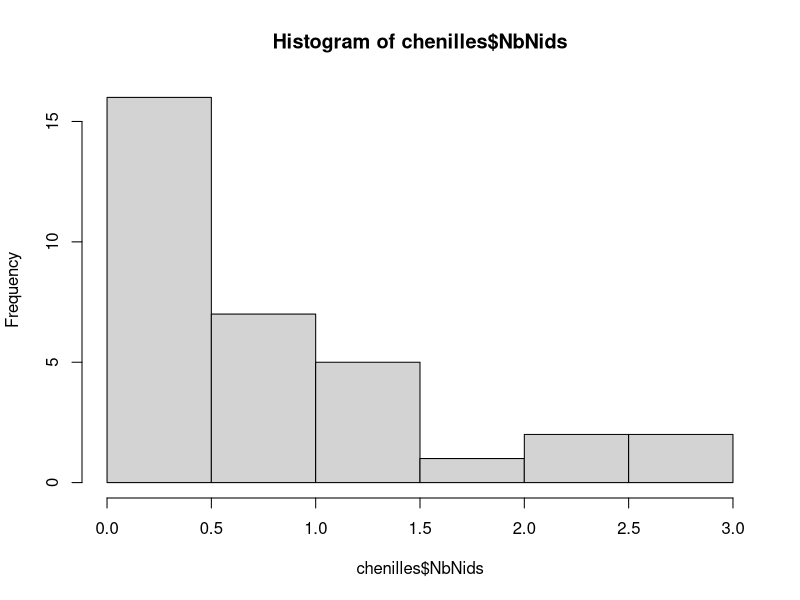
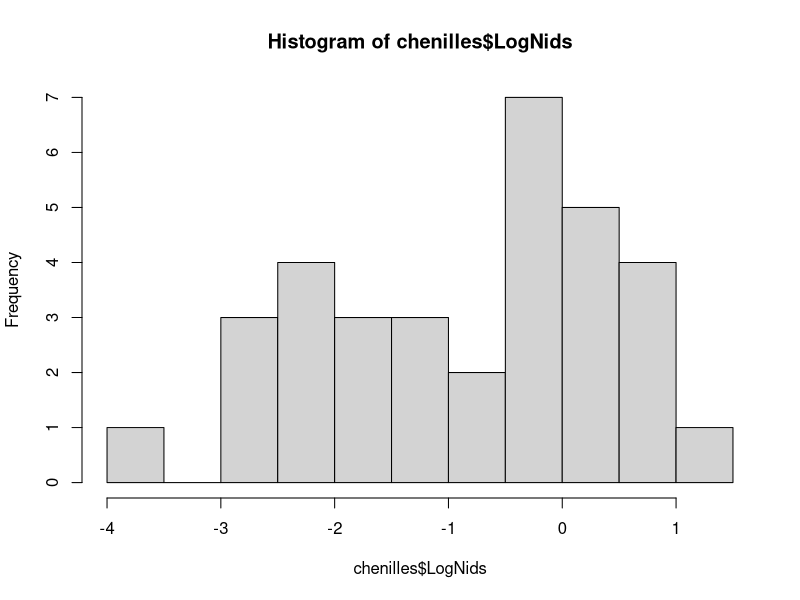
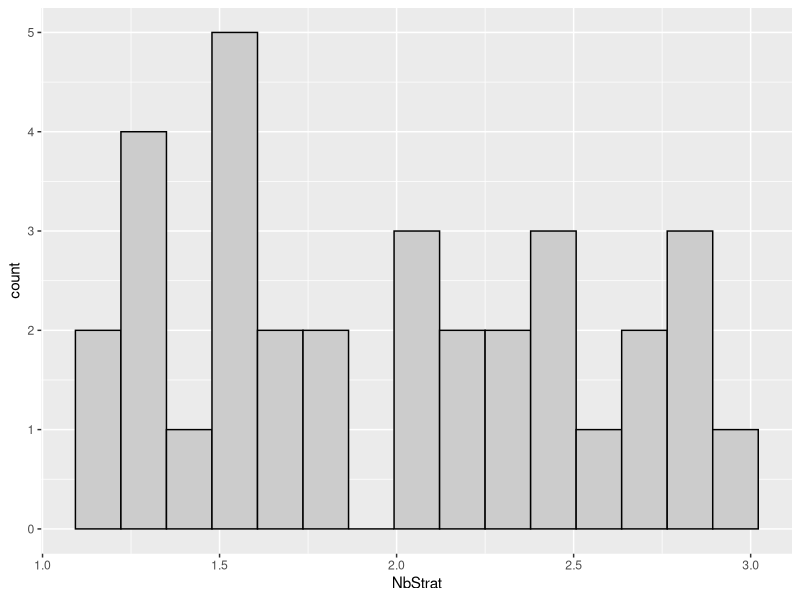
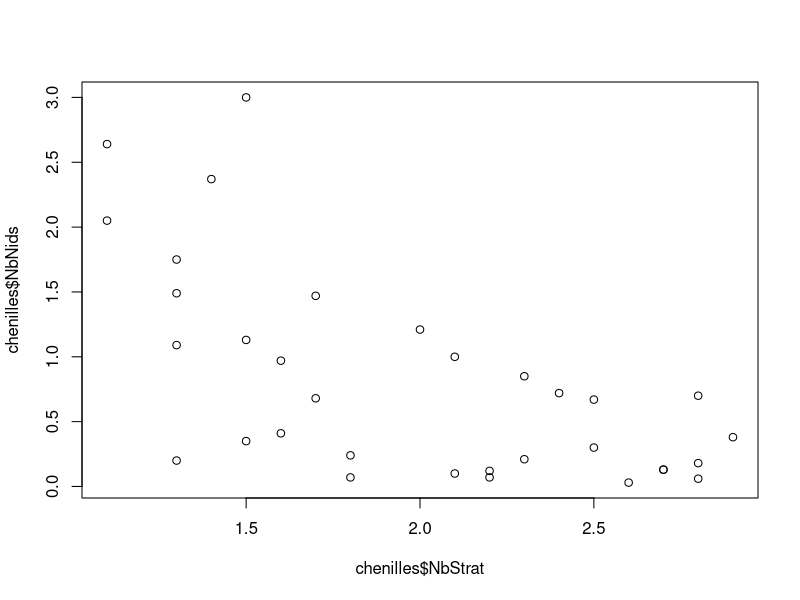
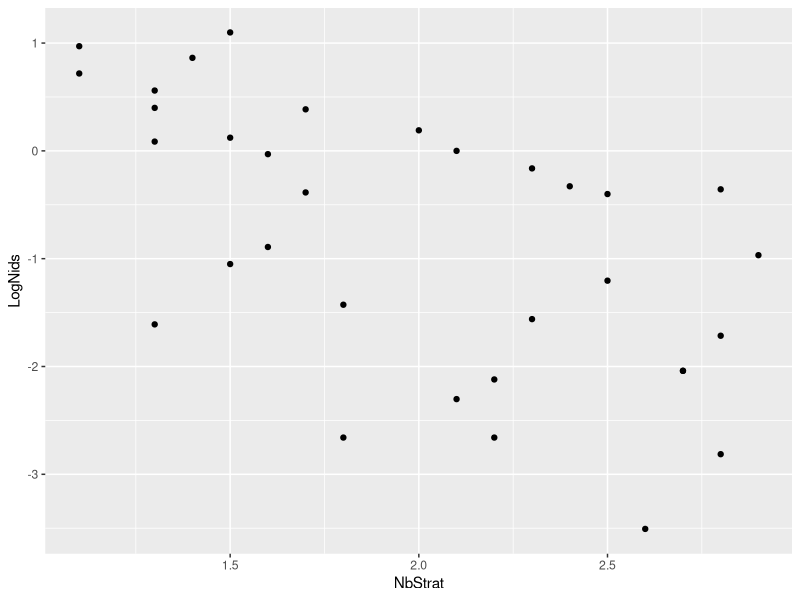
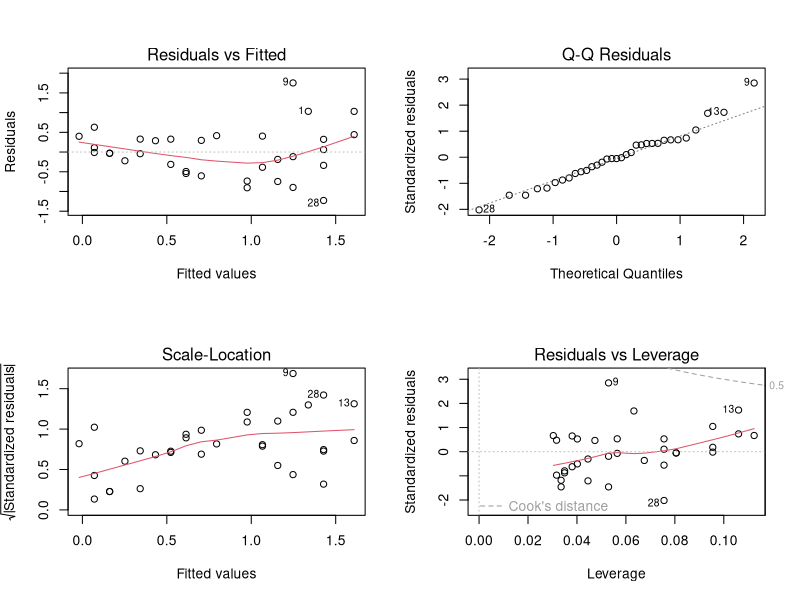
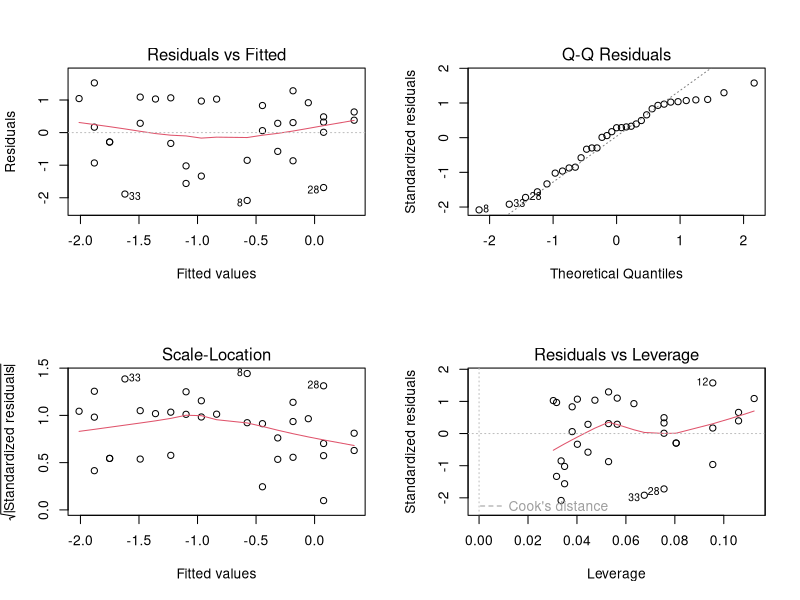

Generate these figures, in order, with R:
## ---- chunk 1
options(htmltools.dir.version = FALSE)
knitr::opts_chunk$set(echo = TRUE, fig.align = "center", fig.retina = 2, comment = NA)
## ---- chunk 2
chenilles <- read.table("chenilles.txt", sep = "", header = TRUE)
## ---- chunk 3
dim(chenilles)
## ---- chunk 4
head(chenilles)
## ---- chunk 5
range(chenilles$NbNids)
mean(chenilles$NbNids)
median(chenilles$NbNids)
sd(chenilles$NbNids)
## ---- chunk 6
hist(chenilles$NbNids)
## ---- chunk 7
range(chenilles$LogNids)
mean(chenilles$LogNids)
median(chenilles$LogNids)
sd(chenilles$LogNids)
## ---- chunk 8
hist(chenilles$LogNids)
## ---- chunk 9
library(tidyverse)
summarise(chenilles, min = min(NbStrat), max = max(NbStrat), 
          mean = mean(NbStrat), med = median(NbStrat), sd = sd(NbStrat))
## ---- chunk 10
ggplot(chenilles) +
  aes(x = NbStrat) +
  geom_histogram(fill = "grey80", col = "black", bins = 15)
## ---- chunk 11
plot(chenilles$NbStrat, 
     chenilles$NbNids)
## ---- chunk 12
ggplot(chenilles) +
  aes(x = NbStrat, y = LogNids) +
  geom_point()
## ---- chunk 13
reg <- lm(NbNids ~ NbStrat, data = chenilles)
reg
## ---- chunk 14
par(mfrow = c(2, 2))
plot(reg)
## ---- chunk 15
reg_log <- lm(LogNids ~ NbStrat, data = chenilles)
par(mfrow = c(2, 2))
plot(reg_log)
## ---- chunk 16
res <- residuals(reg_log)
shapiro.test(res)  # Teste la normalité
ks.test(res, "pnorm",  # Teste l'adéquation à une loi
        mean = mean(res), sd = sd(res)) 
## ---- chunk 17
anova(reg_log)
## ---- chunk 18
summary(reg_log)
## ---- chunk 19
S <- summary(reg_log)
S$coefficients
S$r.squared
S$adj.r.squared
pf(S$fstatistic[1], S$fstatistic[2], S$fstatistic[3], 
   lower.tail = FALSE) 
## ---- chunk 20
library(broom)
tidy(reg_log)
## ---- chunk 21
glance(reg_log) %>% rownames_to_column() %>% select(-rowname)
